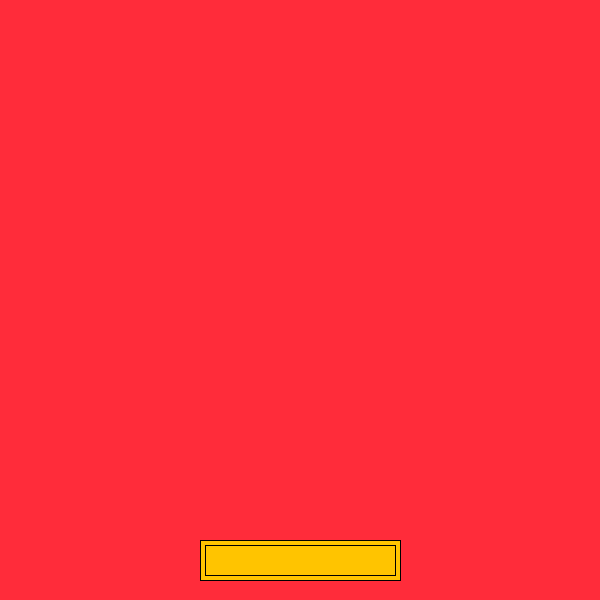
Frame 1 (no input)
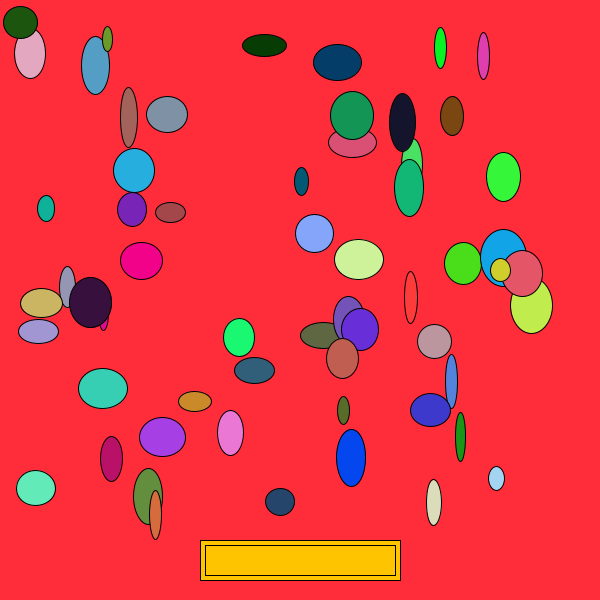
Frame 60 (the mouse pressed at the canvas centre just before this capture)
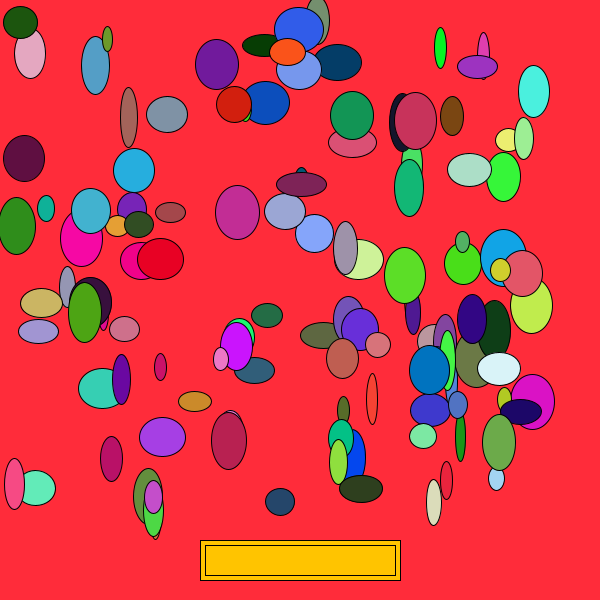
Frame 120 (the mouse held since frame 60 and released just before this capture)

The Processing sketch that drew these frames (run headless with seeded random() and noise(); from frame 60 on, the mouse is pressed at the canvas centre):

// Processing sketch: processing_168387
// ── processing_168387.pde

boolean boton=false;
float x;
float y;
float w;
float z;

float r;
float g;
float b;
void setup()
{
  size(600,600);
  background(#FF2C3A);
  fill(#FFC400);
    rect(200,540,200,40);
    stroke(0);
    rect(205,545,190,30);
   
}
void draw()
{
  if(boton==true){
 
    fill(r,g,b);
  
      rect(y,w,x,z);
      y=random(10,590);
  w=random(10,490);
  x=random(10,50);
  z=random(20,60);
  r=random(255);
  g=random(255);
  b=random(255);
  } else{
     
    fill(r,g,b);
  
      ellipse(y,w,x,z);
  y=random(10,540);
  w=random(10,520);
  x=random(10,50);
  z=random(20,60);
  r=random(255);
  g=random(255);
  b=random(255);
  }
  }
void mousePressed(){
  if(mouseY>540 && mouseY<580 && mouseX>200 && mouseX<400 ){
   background(#FF2C3A);
  fill(#FFC400);
    rect(200,540,200,40);
    stroke(0);
    rect(205,545,190,30);
    boton=!boton;
  }
  
  
}
